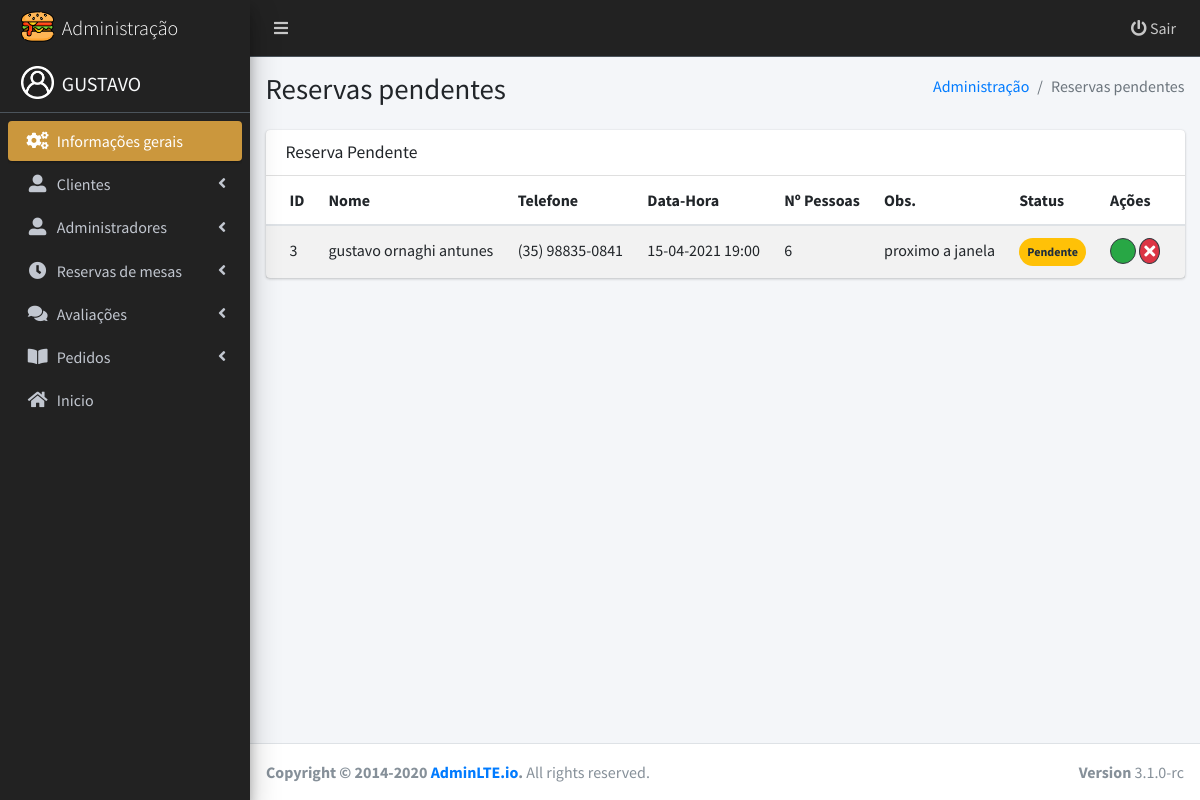
Page /view/admin/reservaPendente.php (signed in) on the earlier database version.
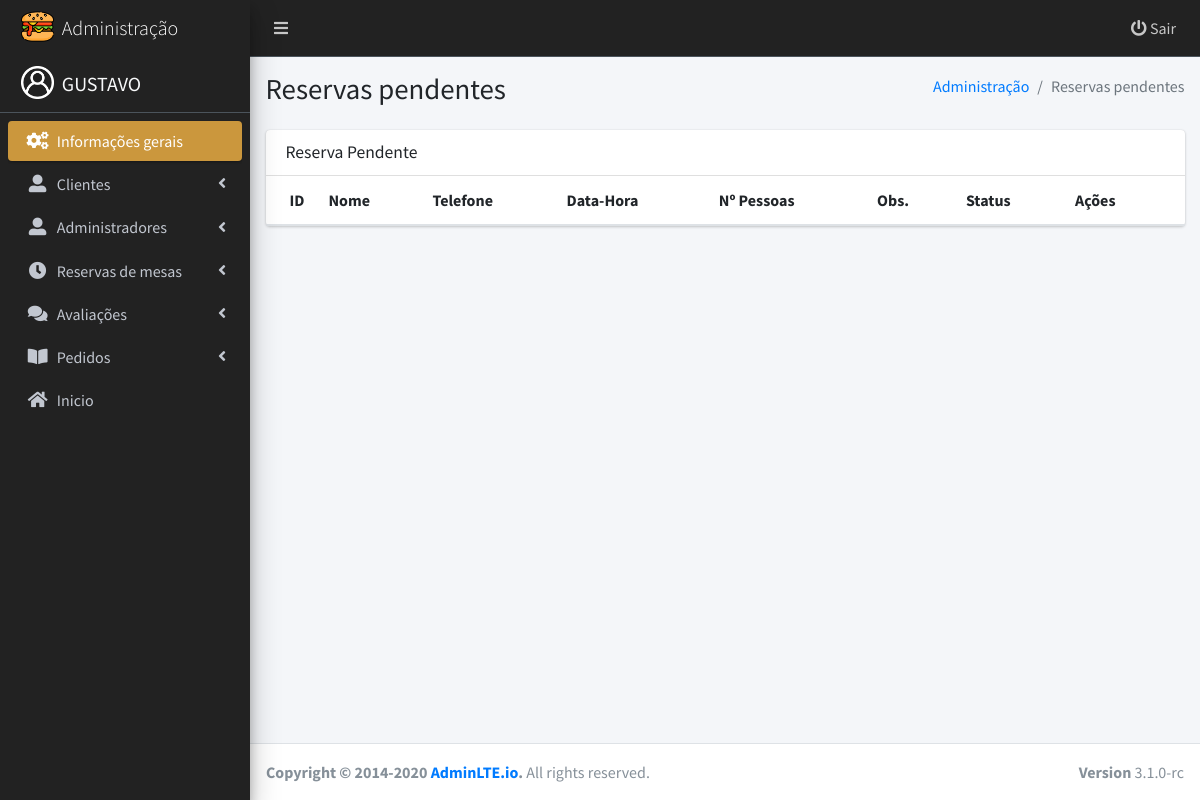
Same page on the later database version.
### tables this page shows
CREATE TABLE IF NOT EXISTS `reserva` (
  `id` int(11) NOT NULL AUTO_INCREMENT,
  `id_usuario` int(11) NOT NULL,
  `numero_pessoas` int(11) DEFAULT NULL,
  `observacao` varchar(50) DEFAULT NULL,
  `status` varchar(50) NOT NULL,
  `datahora` varchar(50) NOT NULL,
  PRIMARY KEY (`id`),
  KEY `FK_idUsuario` (`id_usuario`)
);

CREATE TABLE IF NOT EXISTS `usuario` (
  `id` int(11) NOT NULL AUTO_INCREMENT,
  `nome` varchar(45) NOT NULL,
  `email` varchar(45) NOT NULL,
  `senha` varchar(45) NOT NULL,
  `telefone` varchar(45) NOT NULL,
  PRIMARY KEY (`id`)
);

### model/Usuario.php (called while the page is built, shortened)
<?php
class Usuario{
    public function ListarLogado($id) {
        $sql = "SELECT * FROM usuario where id = '$id'";
        $conexao = new PDO('mysql:host=127.0.0.1;dbname=lanchonete2', 'root', '');
        $resultado = $conexao->query($sql);
        $lista = $resultado->fetch();
        return $lista;
    }
}
?>

### model/Reserva.php (called while the page is built, shortened)
<?php
	class Reserva{
		public function listarPendentes(){
			$sql = "SELECT reserva.id, reserva.numero_pessoas, reserva.observacao, reserva.datahora, reserva.status, usuario.nome, usuario.telefone FROM reserva INNER JOIN usuario ON reserva.id_usuario = usuario.id where reserva.status = 'Pendente'";
			$conexao = new PDO('mysql:host=127.0.0.1;dbname=lanchonete2', 'root', '');
			$resultado = $conexao->query($sql);
			$lista = $resultado->fetchAll();
			return $lista;
		}
	}

### view/admin/reservaPendente.php (the view, shortened to what the changed rows need)
<!DOCTYPE html>
<?php
  require_once '../../model/Reserva.php';
  $reserva = new Reserva();
  $lista = $reserva->listarPendentes();
  $logado = $_SESSION['usuario_logado'];
if ($logado == 1) {
?>
<html lang="en">
  <link rel="stylesheet" href="https://pro.fontawesome.com/releases/v5.2.0/css/all.css">
  <link rel="stylesheet" href="https://static.fontawesome.com/css/fontawesome-app.css">
  <link rel="stylesheet" href="dist/css/adminlte.min.css">
</head>
<body class="hold-transition sidebar-mini">
<div class="wrapper">
  <?php
    include("layout/navbar.php");
   ?>
  <?php
    include("layout/sidebar.php");
   ?>
  <div class="content-wrapper">
    <section class="content-header">
      <div class="container-fluid">
        <div class="row mb-2">
          <div class="col-sm-6">
            <h1>Reservas pendentes</h1>
          </div>
          <div class="col-sm-6">
            <ol class="breadcrumb float-sm-right">
              <li class="breadcrumb-item"><a href="index.php">Administração</a></li>
              <li class="breadcrumb-item active">Reservas pendentes</li>
            </ol>
          </div>
        </div>
      </div>
    </section>
     <section class="content">
      <div class="container-fluid">
        <div class="row">
          <div class="col-md-12">
            <div class="card">
              <div class="card-header">
                <h3 class="card-title">Reserva Pendente</h3>
              </div>
              <div class="card-body p-0">
                <table class="table table-striped">
                  <thead>
                    <tr>
                      <th style="width: 10px">ID</th>
                      <th>Nome</th>
                      <th>Telefone</th>
                      <th>Data-Hora</th>
                      <th>Nº Pessoas</th>
                      <th>Obs.</th>
                      <th>Status</th>
                      <th>Ações</th>
                    </tr>
                  </thead>
                  <tbody>
                    <?php foreach ($lista as $linha): ?>
                    <tr>
                      <td><?php echo $linha['id'] ?></td>
                      <td><?php echo $linha['nome'] ?></td>
                      <td><?php echo $linha['telefone'] ?></td>
                      <td><?php echo $linha['datahora'] ?></td>
                      <td><?php echo $linha['numero_pessoas'] ?></td>
                      <td><?php echo $linha['observacao'] ?></td>
                      <td>
                        <span class="badge badge-pill badge-warning p-2">
                          <?php echo $linha['status'] ?>
                        </span>
                      </td>
                      <td>
                        <a href="#" data-toggle="modal" data-target="#aprovarReserva<?php echo $linha['id'] ?>"><i class="far fa-check text-light bg-success rounded-circle border border-dark p-1"></i></a>
                        <a href="#" data-toggle="modal" data-target="#excluirReserva<?php echo $linha['id'] ?>"><i class="fas fa-times text-light text-center bg-danger rounded-circle border border-dark p-1"></i></a>
                      </td>
                    </tr>
                    <?php endforeach ?>
                  </tbody>
                </table>
              </div>
            </div>
          </div>
        </div>
      </div>
    </section>
  </div>
  <footer class="main-footer">
    <div class="float-right d-none d-sm-block">
      <b>Version</b> 3.1.0-rc
    </div>
    <strong>Copyright &copy; 2014-2020 <a href="https://adminlte.io">AdminLTE.io</a>.</strong> All rights reserved.
  </footer>
</div>
</body>
</html>
<?php } else { header('Location: ../usuario-nao-logado.php'); } ?>

### view/admin/layout/sidebar.php (shortened to what the changed rows need)
 <?php
    require_once '../../model/Usuario.php';
    $usuarioLogado = new Usuario();
    $usuario = $usuarioLogado->ListarLogado($_SESSION['id_usuario']);
 ?>
<aside class="main-sidebar sidebar-dark-primary elevation-4">
    <a href="index.php" class="brand-link border-0">
      <img src="../assets/img/favicon1.png" alt="AdminLTE Logo" class="brand-image">
      <span class="brand-text font-weight-light">Administração</span>
    </a>
    <a href="#" class="brand-link">
      <img src="dist/img/perfil.png" alt="AdminLTE Logo" class="brand-image">
      <span class="brand-text text-light text-uppercase"><?php echo explode(" ", $usuario['nome'])[0] ?></span>
    </a>
    <div class="sidebar">
      <nav class="mt-2">
        <ul class="nav nav-pills nav-sidebar flex-column" data-widget="treeview" role="menu" data-accordion="false">
          <li class="nav-item">
              <a href="./index.php" class="nav-link active">
                <i class="fas fa-cogs nav-icon"></i>
                <p>Informações gerais</p>
              </a>
          </li>
          <li class="nav-item">
            <a href="#" class="nav-link">
              <i class="nav-icon fas fa-user-alt"></i>
              <p>
                Clientes
                <i class="fas fa-angle-left right"></i>
              </p>
            </a>
          </li>
          <li class="nav-item">
            <a href="#" class="nav-link">
              <i class="nav-icon fas fa-user-alt"></i>
              <p>
                Administradores
                <i class="fas fa-angle-left right"></i>
              </p>
            </a>
          </li>
          <li class="nav-item">
            <a href="#" class="nav-link">
              <i class="nav-icon fas fa-clock"></i>
              <p>
                Reservas de mesas
                <i class="fas fa-angle-left right"></i>
              </p>
            </a>
          </li>
          <li class="nav-item">
            <a href="#" class="nav-link">
              <i class="nav-icon fas fa-comments"></i>
              <p>
                Avaliações
                <i class="fas fa-angle-left right"></i>
              </p>
            </a>
          </li>
          <li class="nav-item">
            <a href="#" class="nav-link">
              <i class="nav-icon fas fa-book-open"></i>
              <p>
                Pedidos
                <i class="fas fa-angle-left right"></i>
              </p>
            </a>
          </li>
          <li class="nav-item">
            <a href="../" class="nav-link">
              <i class="nav-icon fas fa-home"></i>
              <p>
                Inicio
              </p>
            </a>
          </li>
      </nav>
    </div>
  </aside>

Differences in the rows shown:
removed reserva: id "3", id_usuario.nome "gustavo ornaghi antunes", id_usuario.telefone "(35) 98835-0841", datahora "15-04-2021 19:00", numero_pessoas "6", observacao "proximo a janela", status "Pendente"
